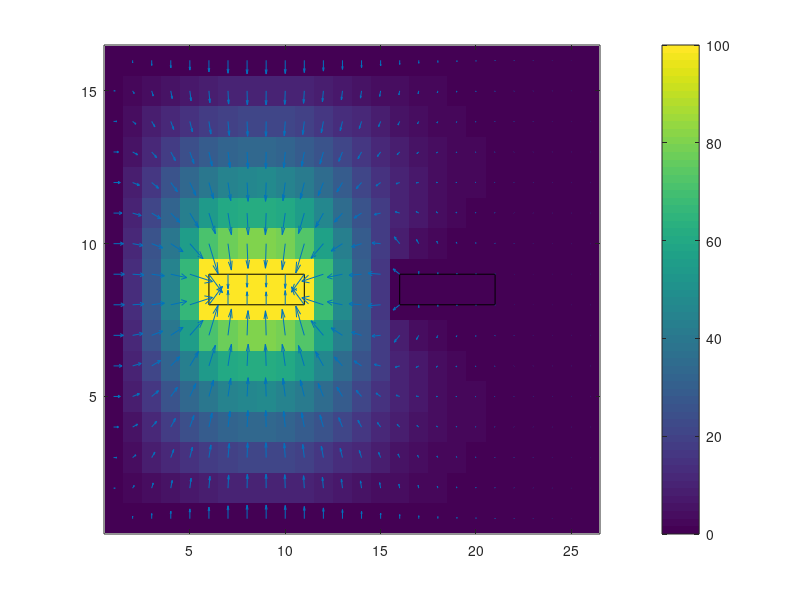

This chart was generated by the following MATLAB code:
%% capacitanceMatrix.m
%    Solve for the capacitance matrix of transmission line
%       
%       Approach: Numerical Solution
%        
%       Course:     ECE 7810
%       Homework:   1
%       Sub. Date:  October 4, 2016
%
%           Author:     Jamiu Babatunde Mojolagbe
%           Department: Electrical and Computer Engineering
%           Student ID: #7804719
%           Email:      mojolagm@myumanitoba.ca

clear; clc; close all;

%%  set variables

omega = 1.54;       % over-relaxation constant / acceleration factor (this value is not used)
max_iter = 1000;    % maximum iterations 
ep_0 = 8.85e-12;    % absolute dielectric constant
epsilon = 1e-6;     % ralative displacement norm
V0 = 100;           % potential on the capacitors
V1 = 0;

width = 15;         % width of the rectangle
height = 25;        % height of the rectangle
h = 1;              % grid Resolution 
c1_start = 6;       % start of conductor 1
c1_end = 11;        % end of conductor 1
c2_start = 16;      % start of conductor 2
c2_end = 21;        % end of conductor 2
c_start_y = 8;      % start y co-ordinate of the conductors
c_end_y = 9;        % end y co-ordinate of the conductors

%% calculate number of grid point and set the grid

nx = (width/h) + 1;         % number of points in x direction
ny = (height/h) + 1;        % number of points in y direction

phi = zeros(nx, ny);        % grid/solution matrix phi(x,y) %% ones(nx-1, ny-1);

%% set boundary condition on the conductors 
phi(c_start_y, c1_start:c1_end)=V0;                     % top of left conductor
phi(c_end_y, c1_start:c1_end)=V0;                       % bottom of left conductor
phi(c_start_y, c2_start:c2_end)=V1;                     % top of right conductor
phi(c_end_y, c2_start:c2_end)=V1;                       % bottom of right conductor


%% solve the grid matrix with SOR
iter = 1;           % counter for the number iterations
err_norm = 99999;   % error norm for stoping the iterations

while(iter < max_iter && err_norm > epsilon)
    ph =  0;        % solution norm
    disp_norm = 0;  % displacement norm
    
    % loop over inner matrix
    for i = 2:1:nx-1
        for j = 2:1:ny-1
            residual =  (phi(i - 1, j) +  phi(i + 1, j) +  phi(i, j - 1) + phi(i, j + 1)) ./ 4;
            acc_residual = omega * (residual - phi(i, j));
            phi(i, j) = phi(i, j) + acc_residual;
            phi(c_start_y, c1_start:c1_end)=V0;                     % top of left conducter
            phi(c_end_y, c1_start:c1_end)=V0;                     % bottom of left conducter
            phi(c_start_y, c2_start:c2_end)=V1;                    % top of right conducter
            phi(c_end_y, c2_start:c2_end)=V1;                    % bottom of right conducter
            
            ph = abs(ph) + abs(phi(i, j));                          % calculate current solution norm
            disp_norm = abs(disp_norm) + abs(acc_residual);         % calculate displacement norm
        end
    end
    
    % calculate relative displacement norm
    err_norm = disp_norm / ph;
    %increment the counter
    iter = iter + 1;
end

%% calculate the total flux emanating from the region
% whole region flux
flux = 0;
flux = flux + sum(phi(1, :)) + sum(phi(:, 1)) + sum(phi(nx, :)) + sum(phi(:, ny));          % outside potential
flux = flux - sum(phi(2, :)) - sum(phi(:, 2)) - sum(phi(nx-1, :)) - sum(phi(:, ny-1));      % inside potential
flux = -ep_0*flux;

% capacitor 1 flux & volume charge density
 c1_flux = 0;
Q1 = -ep_0*(sum(phi(7, 6:11))+sum(phi(10,6:11))+phi(8,5)+phi(9,5)+phi(8,12)+phi(9,12)-...
    sum(phi(8,6:11))-sum(phi(9,6:11)));
Q2 = -ep_0*(sum(phi(7,16:21))+sum(phi(10,16:21))+phi(8,15)+phi(9,15)+phi(8,22)+phi(9,22)-...
    sum(phi(8,16:21))-sum(phi(9,16:21)));

%% output the result
disp(['Total electric flux from the region: ', num2str((flux))]);
disp(' ');
disp(['Q1                                  : ', num2str((Q1))]);
disp(['Q2                                  : ', num2str((Q2))]);

C11 = Q1/V0;
C21 = Q2/V0;
C22=C11;                        % because of symmetry
C12=C21;                        % because of symmetry
capacitance_matrix = [C11 C12;C21 C22] % capacitance matrix

% show the flux diagram
figure
imagesc(phi),colorbar
set(gca,'YDir','normal')
rectangle('Position',[6 8 5 1])
rectangle('Position',[16 8 5 1])
[px,py]=gradient(phi);
hold
quiver(px,py)

